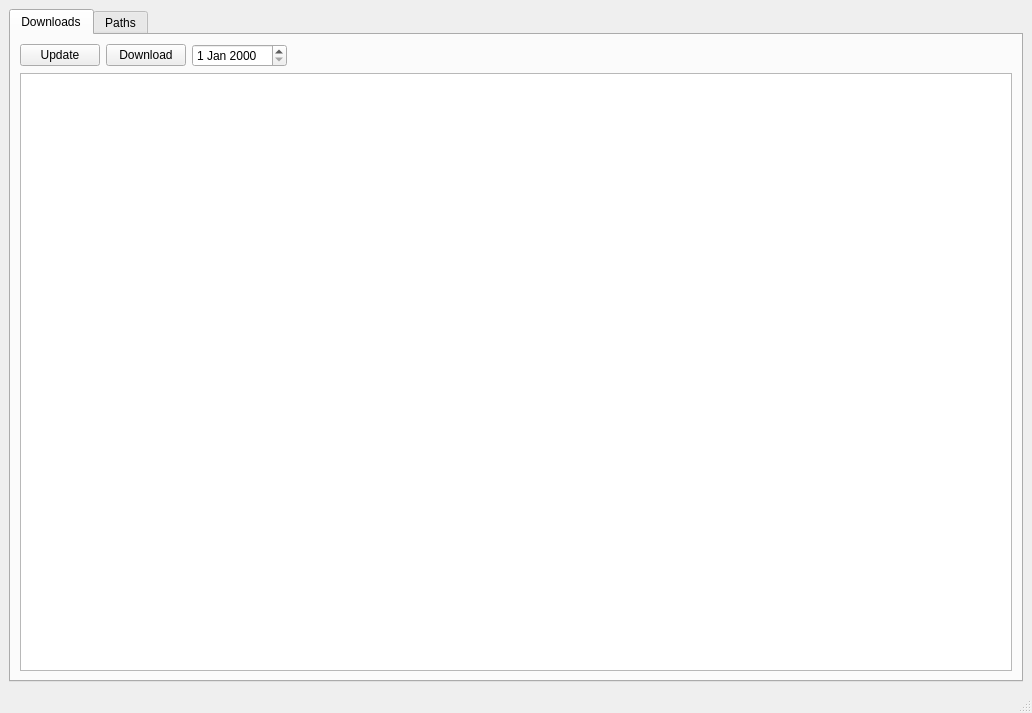
<?xml version="1.0" encoding="UTF-8"?>
<ui version="4.0">
 <class>cMainWindow</class>
 <widget class="QMainWindow" name="cMainWindow">
  <property name="geometry">
   <rect>
    <x>0</x>
    <y>0</y>
    <width>1032</width>
    <height>713</height>
   </rect>
  </property>
  <property name="windowTitle">
   <string>cMainWindow</string>
  </property>
  <widget class="QWidget" name="centralwidget">
   <layout class="QGridLayout" name="gridLayout">
    <item row="0" column="0">
     <widget class="QTabWidget" name="m_lpMainTab">
      <property name="currentIndex">
       <number>0</number>
      </property>
      <widget class="QWidget" name="m_lpDownloadsTab">
       <attribute name="title">
        <string>Downloads</string>
       </attribute>
       <layout class="QGridLayout" name="gridLayout_3">
        <item row="0" column="0">
         <layout class="QVBoxLayout" name="verticalLayout">
          <item>
           <layout class="QHBoxLayout" name="horizontalLayout">
            <item>
             <widget class="QPushButton" name="m_lpUpdate">
              <property name="text">
               <string>Update</string>
              </property>
             </widget>
            </item>
            <item>
             <widget class="QPushButton" name="m_lpDownload">
              <property name="text">
               <string>Download</string>
              </property>
             </widget>
            </item>
            <item>
             <widget class="QDateEdit" name="m_lpStartDate"/>
            </item>
            <item>
             <spacer name="horizontalSpacer">
              <property name="orientation">
               <enum>Qt::Horizontal</enum>
              </property>
              <property name="sizeHint" stdset="0">
               <size>
                <width>40</width>
                <height>20</height>
               </size>
              </property>
             </spacer>
            </item>
           </layout>
          </item>
          <item>
           <widget class="QTreeView" name="m_lpDownloadsList">
            <property name="editTriggers">
             <set>QAbstractItemView::NoEditTriggers</set>
            </property>
            <property name="alternatingRowColors">
             <bool>true</bool>
            </property>
           </widget>
          </item>
         </layout>
        </item>
       </layout>
      </widget>
      <widget class="QWidget" name="m_lpPathsTab">
       <attribute name="title">
        <string>Paths</string>
       </attribute>
       <layout class="QGridLayout" name="gridLayout_2">
        <item row="0" column="0">
         <widget class="QTreeView" name="m_lpPathsList">
          <property name="contextMenuPolicy">
           <enum>Qt::CustomContextMenu</enum>
          </property>
          <property name="alternatingRowColors">
           <bool>true</bool>
          </property>
          <property name="rootIsDecorated">
           <bool>false</bool>
          </property>
         </widget>
        </item>
       </layout>
      </widget>
     </widget>
    </item>
   </layout>
  </widget>
  <widget class="QMenuBar" name="m_lpMenuBar">
   <property name="geometry">
    <rect>
     <x>0</x>
     <y>0</y>
     <width>1032</width>
     <height>21</height>
    </rect>
   </property>
  </widget>
  <widget class="QStatusBar" name="m_lpStatusBar"/>
 </widget>
 <resources/>
 <connections/>
</ui>
